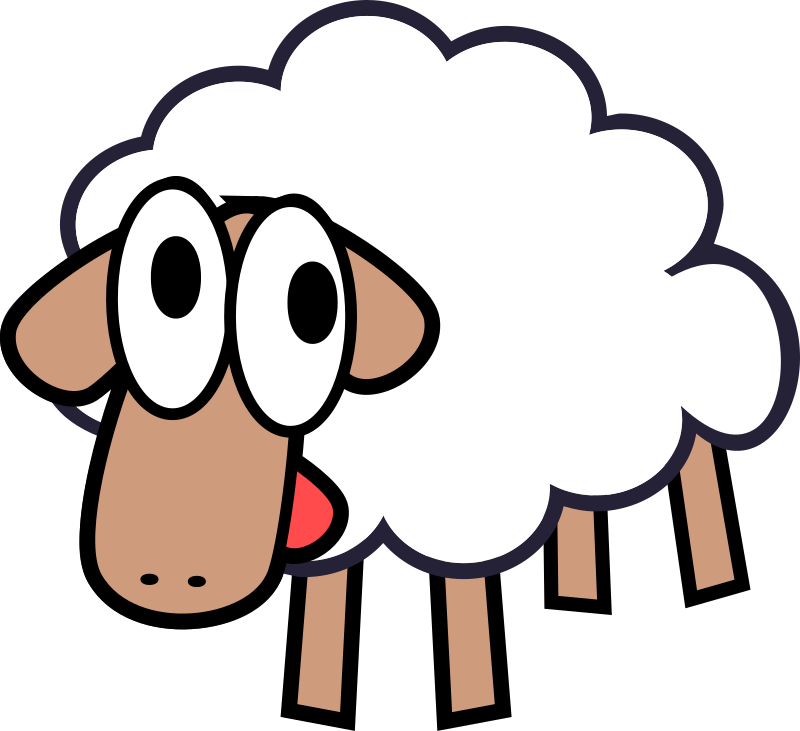
#> input picture deeplearning_practice/homework1/image.png, 800 x 731 px
$ jupyter execute 21-29.ipynb
#> lines starting #> are read from the running program, lines starting #| are printed output that depends on the picture
### 21. Image to character painting
#### (a) Target
Converting the RGB color image to character painting with Python code
- Character painting is a combination of a series of characters. We can think of characters as relatively large pixels. A character can represent a color. The more types of characters, the more colors can be represented, and the picture will be more hierarchical sense

#### (b) Requirements
- Python 3.5
- pillow 5.1.0

#### (c) Method
i. Use PIL (pillow) to get the input picture
ii. Use the following formula to map RGB values to gray values (note that this formula is not a real algorithm, but a simplified sRGB IEC61966-2.1 formula)
  - $gray = 0.2126 * r + 0.7152 * g + 0.0722 * b$
iii. Create a character list (length and content are customized)
iv. Map the gray value to characters and save the result with a string (note the corresponding picture size, add line breaks)
v. Export character painting to a `.txt` file

#### (d) Result

[cell 1]
from PIL import Image


def image_to_ascii(input_path, output_txt, width=120):
#> called with input_path = 'image.png', output_txt = 'ascii_art.txt', width = 120
    chars = "@%#*+=-:. "

    img = Image.open(input_path).convert("RGB")
    w, h = img.size
#> w = 800; h = 731

    # 字符高度通常大于宽度，这里用 0.5 做纵横比修正
    new_height = max(1, int(h * width / w * 0.5))
#> new_height = 54
    img = img.resize((width, new_height))
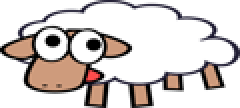
#> img: PIL image 120x54 RGB (shown 2 times larger); mean R, G, B 212.6, 205.8, 203.2

    lines = []
    pixels = img.load()
    for y in range(new_height): #逐行扫描图像
        row = []
        for x in range(width):
            r, g, b = pixels[x, y]  #直接访问每个像素的 (r, g, b)
            gray = 0.2126 * r + 0.7152 * g + 0.0722 * b
            idx = int(gray / 255 * (len(chars) - 1))   #映射到[0,len(char)-1]
            row.append(chars[idx])
        lines.append("".join(row))
#> after the loop, lines = 54 items

    ascii_art = "\n".join(lines)
    with open(output_txt, "w", encoding="utf-8") as f:
        f.write(ascii_art)
    return ascii_art

image_path = "image.png"
output_txt = "ascii_art.txt"


ascii_result = image_to_ascii(image_path, output_txt, width=120)
print(ascii_result)

### 22. Numpy exercises
- Consider a random 10×2 matrix representing cartesian coordinates, convert them to polar coordinates.
- Create a 2D array subclass such that $Z[i, j] == Z[j, i]$.
- Consider 2 sets of points P0, P1 describing lines (2d) and a set of points P, how to compute distance from each point j (P[j]) to each line i (P0[i],P1[i])?

[cell 2]
import numpy as np

# (1) 10x2 笛卡尔坐标 -> 极坐标
points = np.random.rand(10, 2) * 10
x = points[:, 0]
y = points[:, 1]
r = np.sqrt(x**2 + y**2)
theta = np.arctan2(y, x)
polar = np.hstack((r, theta))
print("Cartesian:\n", points)
print("Polar (r, theta):\n", polar)


# (2) 让 Z[i,j] == Z[j,i] 的 2D 子类
# 继承 np.ndarray
# 在创建对象时检查它是不是二维、是不是方阵
# 重写 __getitem__（取值）
# 让 (i, j) 和 (j, i) 访问同一个位置
# 重写 __setitem__（赋值）
# 给 Z[i, j] 赋值时，同时更新 Z[j, i]
class SymmetricArray(np.ndarray):
    def __new__(cls, input_array):
        arr = np.asarray(input_array)
        if arr.ndim != 2 or arr.shape[0] != arr.shape[1]:   #array.ndim 返回数组的维数，array.shape 返回数组的形状
            raise ValueError("SymmetricArray requires a square 2D array.")
        obj = arr.view(cls)
        return obj

    def __setitem__(self, key, value):
        if (
            isinstance(key, tuple)
            and len(key) == 2
            and isinstance(key[0], (int, np.integer))
            and isinstance(key[1], (int, np.integer))
        ):
            i, j = key
            super().__setitem__((i, j), value)
            super().__setitem__((j, i), value)
        else:
            super().__setitem__(key, value)


Z = SymmetricArray(np.zeros((4, 4)))
Z[1, 3] = 9
print("Symmetric Z:\n", Z)


# (3) 点到线的距离：每个点 P[j] 到每条线 (P0[i], P1[i])
def point_to_lines_distances(P0, P1, P):
    P0 = np.asarray(P0, dtype=float)
    P1 = np.asarray(P1, dtype=float)
    P = np.asarray(P, dtype=float)

    line_vec = P1 - P0  # (L,2)
    line_len = np.linalg.norm(line_vec, axis=1)  # (L,)
    if np.any(line_len == 0):
        raise ValueError("A line has zero length.")

    # 2D 叉积标量 |(P-P0) x (P1-P0)| / |P1-P0|
    diff = P[None, :, :] - P0[:, None, :]  # (L,M,2),第一维度用P0的，第二维度用P的
    cross = np.abs(diff[:, :, 0] * line_vec[:, None, 1] - diff[:, :, 1] * line_vec[:, None, 0])  # (L,M)
    d = cross / line_len[:, None]  # (L,M)
    return d.T  # 返回 (M,L): 每个点到每条线


P0 = np.array([[0, 0], [1, 1], [0, 2]])
P1 = np.array([[1, 0], [3, 1], [2, 2]])
P = np.array([[0, 1], [2, 3]])
D = point_to_lines_distances(P0, P1, P)
print("Distance matrix (points x lines):\n", D)

### 23. Bilinear Interpolation
Please implement the bilinear interpolation algorithm using python. Check this for an introduction to bilinear interpolation.

Test samples:
```python
A = (
    ((110, 120, 130),
     (210, 220, 230),
     (310, 320, 330))
)
BilinearInterpolation(A, (1, 1)) == 110
BilinearInterpolation(A, (2.5, 2.5)) == 275

[cell 3]
import math


def BilinearInterpolation(A, point):
    # A: 2D 数组(或嵌套列表)，point: (x, y)，采用 1-based 坐标
    x, y = point
    h = len(A)
    w = len(A[0])
    if h == 0 or w == 0:
        raise ValueError("Empty array.")

    # 转换为 0-based 连续坐标
    x0f = x - 1.0
    y0f = y - 1.0

    # 边界截断
    x0f = min(max(x0f, 0.0), w - 1.0)
    y0f = min(max(y0f, 0.0), h - 1.0)

    x1 = int(math.floor(x0f))
    y1 = int(math.floor(y0f))
    x2 = min(x1 + 1, w - 1)
    y2 = min(y1 + 1, h - 1)

    dx = x0f - x1
    dy = y0f - y1

    Q11 = A[y1][x1]
    Q21 = A[y1][x2]
    Q12 = A[y2][x1]
    Q22 = A[y2][x2]

    top = Q11 * (1 - dx) + Q21 * dx
    bottom = Q12 * (1 - dx) + Q22 * dx
    value = top * (1 - dy) + bottom * dy
    return value


A = (
    (110, 120, 130),
    (210, 220, 230),
    (310, 320, 330),
)
print("BilinearInterpolation(A, (1, 1)) =", BilinearInterpolation(A, (1, 1)))
print("BilinearInterpolation(A, (2.5, 2.5)) =", BilinearInterpolation(A, (2.5, 2.5)))

### 24. Cartesian product
Given an arbitrary number of vectors, build the cartesian product (every combinations of every item).

*e.g.*
`[1, 2, 3], [4, 5], [6, 7] ==> [[1 4 6] [1 4 7] [1 5 6] [1 5 7] [2 4 6] [2 4 7] [2 5 6] [2 5 7] [3 4 6] [3 4 7] [3 5 6] [3 5 7]]`

[cell 4]
import numpy as np


def cartesian_product(*vectors):
    result = [[]]
    for vec in vectors:
        next_result = []
        for prefix in result:
            for item in vec:
                next_result.append(prefix + [item])
        result = next_result
    return np.array(result)


out = cartesian_product([1, 2, 3], [4, 5], [6, 7])
print(out)

### 25. Extracting a subpart of an array
Consider an arbitrary array, write a function that extract a subpart with a fixed shape and centered on a given element (pad with a `fill` value when necessary)

*e.g.*

**In:**
```python
>>> Z = np.random.randint(0, 10, (5, 5))
>>> shape = (4, 4)
>>> fill = 0
>>> position = (1,1)
>>> Z
[[3 6 8 5 9]
[4 9 0 0 9]
[6 1 4 0 8]
[9 1 2 0 9]
[4 1 7 5 0]]

[cell 5]
import numpy as np


def extract_subpart(Z, shape, position, fill=0):
#> called with Z = array of shape (5, 5), shape = (4, 4), position = (1, 1), fill = 0
    Z = np.asarray(Z)
    h, w = shape
    cy, cx = position

    out = np.full((h, w), fill, dtype=Z.dtype if Z.size > 0 else type(fill))

    start_y = cy - h // 2
    start_x = cx - w // 2

    for i in range(h):
        for j in range(w):
            sy = start_y + i
            sx = start_x + j
            if 0 <= sy < Z.shape[0] and 0 <= sx < Z.shape[1]:
                out[i, j] = Z[sy, sx]
    return out


Z = np.random.randint(0, 10, (5, 5))
shape = (4, 4)
fill = 0
position = (1, 1)
print("Z:\n", Z)
print("Subpart:\n", extract_subpart(Z, shape, position, fill))

### 26. Matrix operations
Please implement following matrix (just 2D) operations without numpy:
- add
- subtract
- scalar multiply
- multiply
- identity
- transpose
- inverse

Test samples:

**In:**
```python
>>> matrix_a = [[12, 10], [3, 9]]
>>> matrix_b = [[3, 4], [7, 4]]
>>> matrix_c = [[11, 12, 13, 14], [21, 22, 23, 24], [31, 32, 33, 34], [41, 42, 43, 44]]
>>> matrix_d = [[3, 0, 2], [2, 0, -2], [0, 1, 1]]
```
**Out:**
```python
add(matrix_a, matrix_b) == [[15, 14], [10, 13]]
subtract(matrix_a, matrix_b) == [[9, 6], [-4, 5]]
scalar_multiply(matrix_b, 3) == [[9, 12], [21, 12]]
multiply(matrix_a, matrix_b) == [[106, 88], [72, 48]]
identity(3) == [[1, 0, 0], [0, 1, 0], [0, 0, 1]]
transpose(matrix_c) == [[11, 21, 31, 41], [12, 22, 32, 42], [13, 23, 33, 43], [14, 24, 34, 44]]
inverse(matrix_d) == [[0.2, 0.2, 0.0], [-0.2, 0.30000000000000004, 1.0], [0.2, -0.30000000000000004, 0.0]]

[cell 6]
def _shape(A):
    if not A or not A[0]:
        raise ValueError("Matrix must be non-empty.")
    return len(A), len(A[0])


def add(A, B):
    ra, ca = _shape(A)
    rb, cb = _shape(B)
    if (ra, ca) != (rb, cb):
        raise ValueError("Shape mismatch.")
    return [[A[i][j] + B[i][j] for j in range(ca)] for i in range(ra)]


def subtract(A, B):
    ra, ca = _shape(A)
    rb, cb = _shape(B)
    if (ra, ca) != (rb, cb):
        raise ValueError("Shape mismatch.")
    return [[A[i][j] - B[i][j] for j in range(ca)] for i in range(ra)]


def scalar_multiply(A, k):
    r, c = _shape(A)
    return [[A[i][j] * k for j in range(c)] for i in range(r)]


def multiply(A, B):
    ra, ca = _shape(A)
    rb, cb = _shape(B)
    if ca != rb:
        raise ValueError("Inner dimensions mismatch.")
    C = [[0 for _ in range(cb)] for _ in range(ra)]
    for i in range(ra):
        for k in range(ca):
            for j in range(cb):
                C[i][j] += A[i][k] * B[k][j]
    return C


def identity(n):
    return [[1 if i == j else 0 for j in range(n)] for i in range(n)]


def transpose(A):
    r, c = _shape(A)
    return [[A[i][j] for i in range(r)] for j in range(c)]


def inverse(A):
    n, m = _shape(A)
    if n != m:
        raise ValueError("Only square matrix has inverse.")

    # 高斯-约旦消元
    aug = [row[:] + id_row[:] for row, id_row in zip(A, identity(n))]

    for col in range(n):
        pivot = col
        while pivot < n and abs(aug[pivot][col]) < 1e-12:
            pivot += 1
        if pivot == n:
            raise ValueError("Matrix is singular.")

        if pivot != col:
            aug[col], aug[pivot] = aug[pivot], aug[col]

        pivot_val = aug[col][col]
        for j in range(2 * n):
            aug[col][j] /= pivot_val

        for i in range(n):
            if i == col:
                continue
            factor = aug[i][col]
            for j in range(2 * n):
                aug[i][j] -= factor * aug[col][j]

    inv = [row[n:] for row in aug]
    return inv


matrix_a = [[12, 10], [3, 9]]
matrix_b = [[3, 4], [7, 4]]
matrix_c = [[11, 12, 13, 14], [21, 22, 23, 24], [31, 32, 33, 34], [41, 42, 43, 44]]
matrix_d = [[3, 0, 2], [2, 0, -2], [0, 1, 1]]

print("add:", add(matrix_a, matrix_b))
print("subtract:", subtract(matrix_a, matrix_b))
print("scalar_multiply:", scalar_multiply(matrix_b, 3))
print("multiply:", multiply(matrix_a, matrix_b))
print("identity:", identity(3))
print("transpose:", transpose(matrix_c))
print("inverse:", inverse(matrix_d))

### 27. Greatest common divisor
Find the greatest common divisor(gcd) of two integers.

Test samples:
- GCD(3, 5) = 1
- GCD(6, 3) = 3
- GCD(-2, 6) = 2
- GCD(0, 3) = 3

[cell 7]
def GCD(a, b):
#> called with a = 3, b = 5
    a, b = abs(a), abs(b)
    if a == 0:
        return b
    if b == 0:
        return a
    while b != 0:
        a, b = b, a % b
    return a


print("GCD(3, 5) =", GCD(3, 5))
print("GCD(6, 3) =", GCD(6, 3))
print("GCD(-2, 6) =", GCD(-2, 6))
print("GCD(0, 3) =", GCD(0, 3))

### 28. How many ways are there to densely tile a 2 x n floor using 1 x 2 and 2 x 2 tiles

[cell 8]
def count_tilings_2xn(n):
    if n < 0:
        raise ValueError("n must be non-negative.")
    # f(n) = f(n-1) + 2*f(n-2)
    # f(0)=1, f(1)=1
    if n == 0:
        return 1
    if n == 1:
        return 1
    a, b = 1, 1
    for _ in range(2, n + 1):
        a, b = b, b + 2 * a
    return b


for n in range(0, 11):
    print(f"n={n}, ways={count_tilings_2xn(n)}")

### 29. Password checking
A website requires the users to input username and password to register. Write a program to check the validity of password input by users. Following are the criteria for checking the password:
- At least 1 letter between [a-z]
- At least 1 number between [0-9]
- At least 1 letter between [A-Z]
- At least 1 character from [$#@]
- Minimum length of transaction password: 6
- Maximum length of transaction password: 12

Your program should accept a sequence of comma separated passwords and will check them according to the above criteria. Passwords that match the criteria are to be printed, each separated by a comma.

*e.g.*
If the following passwords are given as input to the program: `ABd1234@1,a F1#,2w3E*,2We3345`
Then, the output of the program should be: `ABd1234@1`

[cell 9]
def is_valid_password(pwd):
#> called with pwd = 'ABd1234@1'
    if not (6 <= len(pwd) <= 12):
        return False
    has_lower = False
    has_upper = False
    has_digit = False
    has_special = False
    allowed_special = set("$#@")

    for ch in pwd:
        if "a" <= ch <= "z":
            has_lower = True
        elif "A" <= ch <= "Z":
            has_upper = True
        elif "0" <= ch <= "9":
            has_digit = True
        elif ch in allowed_special:
            has_special = True
        else:
            # 其他字符不符合要求
            return False

    return has_lower and has_upper and has_digit and has_special


def filter_passwords(input_string):
    candidates = [p.strip() for p in input_string.split(",")]
    valid = [p for p in candidates if is_valid_password(p)]
    return ",".join(valid)


sample = "ABd1234@1,a F1#,2w3E*,2We3345"
print(filter_passwords(sample))  # ABd1234@1
